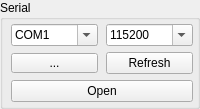
         <widget class="QGroupBox" name="Serial">
          <property name="sizePolicy">
           <sizepolicy hsizetype="Preferred" vsizetype="Expanding">
            <horstretch>0</horstretch>
            <verstretch>1</verstretch>
           </sizepolicy>
          </property>
          <property name="minimumSize">
           <size>
            <width>0</width>
            <height>120</height>
           </size>
          </property>
          <property name="maximumSize">
           <size>
            <width>260</width>
            <height>217</height>
           </size>
          </property>
          <property name="title">
           <string>Serial</string>
          </property>
          <layout class="QGridLayout" name="gridLayout_4">
           <property name="sizeConstraint">
            <enum>QLayout::SetMinimumSize</enum>
           </property>
           <property name="leftMargin">
            <number>8</number>
           </property>
           <property name="topMargin">
            <number>4</number>
           </property>
           <property name="rightMargin">
            <number>4</number>
           </property>
           <property name="bottomMargin">
            <number>4</number>
           </property>
           <property name="horizontalSpacing">
            <number>8</number>
           </property>
           <property name="verticalSpacing">
            <number>6</number>
           </property>
           <item row="0" column="1">
            <widget class="QComboBox" name="cbsport">
             <property name="sizePolicy">
              <sizepolicy hsizetype="Preferred" vsizetype="Fixed">
               <horstretch>0</horstretch>
               <verstretch>0</verstretch>
              </sizepolicy>
             </property>
             <property name="maximumSize">
              <size>
               <width>120</width>
               <height>16777215</height>
              </size>
             </property>
             <property name="editable">
              <bool>true</bool>
             </property>
             <property name="currentText">
              <string>COM1</string>
             </property>
             <item>
              <property name="text">
               <string>COM1</string>
              </property>
             </item>
            </widget>
           </item>
           <item row="1" column="2">
            <widget class="QPushButton" name="pushButton_refresh">
             <property name="sizePolicy">
              <sizepolicy hsizetype="Preferred" vsizetype="Maximum">
               <horstretch>0</horstretch>
               <verstretch>0</verstretch>
              </sizepolicy>
             </property>
             <property name="text">
              <string>Refresh</string>
             </property>
             <property name="autoDefault">
              <bool>false</bool>
             </property>
             <property name="default">
              <bool>false</bool>
             </property>
             <property name="flat">
              <bool>false</bool>
             </property>
            </widget>
           </item>
           <item row="0" column="2">
            <widget class="QComboBox" name="cbsbaud">
             <property name="sizePolicy">
              <sizepolicy hsizetype="Preferred" vsizetype="Fixed">
               <horstretch>0</horstretch>
               <verstretch>0</verstretch>
              </sizepolicy>
             </property>
             <property name="editable">
              <bool>true</bool>
             </property>
             <property name="currentText">
              <string>115200</string>
             </property>
             <property name="currentIndex">
              <number>4</number>
             </property>
             <property name="insertPolicy">
              <enum>QComboBox::InsertBeforeCurrent</enum>
             </property>
             <item>
              <property name="text">
               <string>4800</string>
              </property>
             </item>
             <item>
              <property name="text">
               <string>9600</string>
              </property>
             </item>
             <item>
              <property name="text">
               <string>19200</string>
              </property>
             </item>
             <item>
              <property name="text">
               <string>57600</string>
              </property>
             </item>
             <item>
              <property name="text">
               <string>115200</string>
              </property>
             </item>
             <item>
              <property name="text">
               <string>230400</string>
              </property>
             </item>
             <item>
              <property name="text">
               <string>460800</string>
              </property>
             </item>
             <item>
              <property name="text">
               <string>921600</string>
              </property>
             </item>
            </widget>
           </item>
           <item row="1" column="1">
            <widget class="QToolButton" name="toolButton">
             <property name="sizePolicy">
              <sizepolicy hsizetype="Preferred" vsizetype="Fixed">
               <horstretch>0</horstretch>
               <verstretch>0</verstretch>
              </sizepolicy>
             </property>
             <property name="maximumSize">
              <size>
               <width>16777215</width>
               <height>20</height>
              </size>
             </property>
             <property name="toolTip">
              <string>Multi serial port interface</string>
             </property>
             <property name="text">
              <string>...</string>
             </property>
            </widget>
           </item>
           <item row="3" column="1" colspan="2">
            <widget class="QPushButton" name="pushButton_open">
             <property name="sizePolicy">
              <sizepolicy hsizetype="Preferred" vsizetype="Fixed">
               <horstretch>0</horstretch>
               <verstretch>0</verstretch>
              </sizepolicy>
             </property>
             <property name="text">
              <string>Open</string>
             </property>
            </widget>
           </item>
          </layout>
         </widget>
